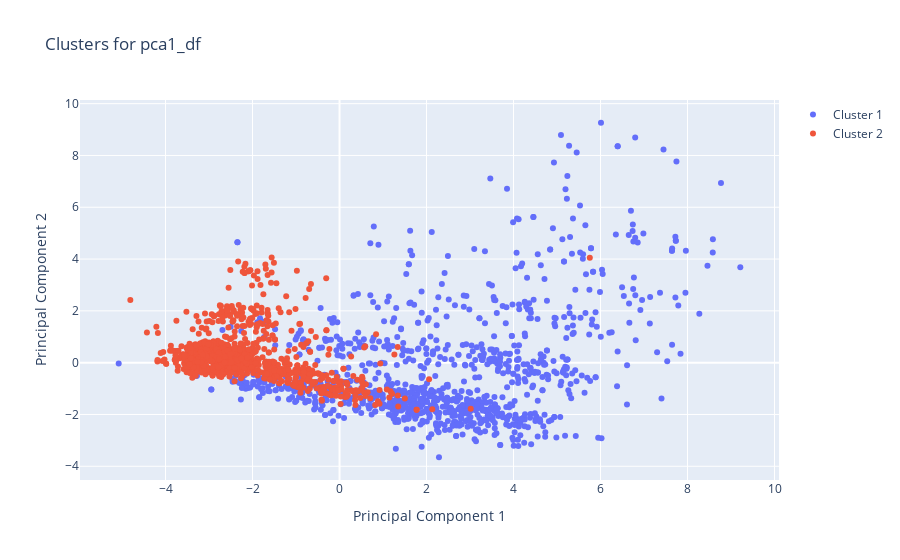
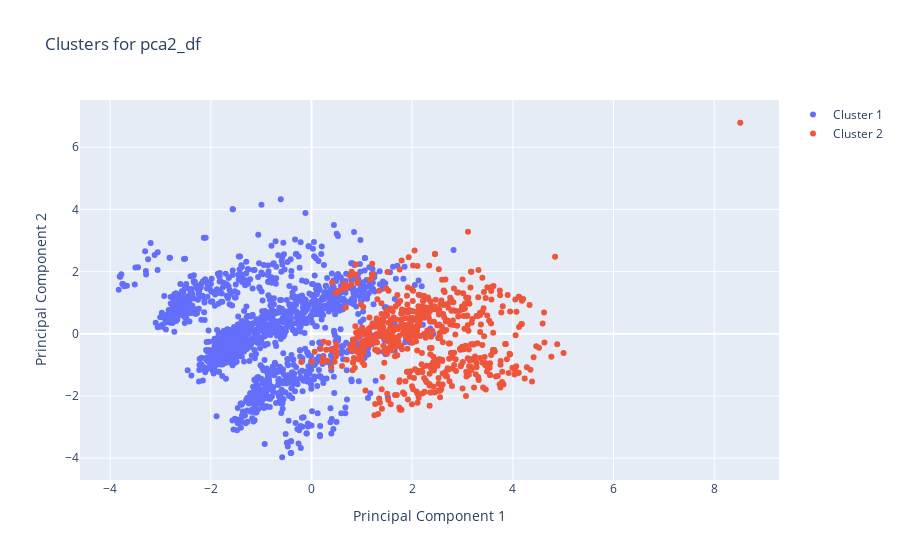

Notebook cell for these charts, in order:
### Code cell
dataframes = {
    'pca1_df': df1,
    'pca2_df': df2,
}

for name, df in dataframes.items():
    model = AgglomerativeClustering(n_clusters=2)
    cluster_labels = model.fit_predict(df)
    silhouette_avg = silhouette_score(df, cluster_labels)
    print(f'for {name} dataframe using number of cluster as 2 the silhouette score is: {silhouette_avg}')

    fig = go.Figure()
    fig.add_trace(go.Scatter(x=df.iloc[cluster_labels == 0, 0], y=df.iloc[cluster_labels == 0, 1], 
                             mode='markers', name='Cluster 1'))
    fig.add_trace(go.Scatter(x=df.iloc[cluster_labels == 1, 0], y=df.iloc[cluster_labels == 1, 1], 
                             mode='markers', name='Cluster 2'))
    # fig.add_trace(go.Scatter(x=df.iloc[cluster_labels == 2, 0], y=df.iloc[cluster_labels == 2, 1], 
    #                          mode='markers', name='Cluster 3'))
    # fig.add_trace(go.Scatter(x=df.iloc[cluster_labels == 3, 0], y=df.iloc[cluster_labels == 3, 1], 
    #                          mode='markers', name='Cluster 3'))
    
    fig.update_layout(title=f'Clusters for {name}', 
                      xaxis=dict(title='Principal Component 1'),
                      yaxis=dict(title='Principal Component 2'))
    fig.show()

### Figure 1 — Plotly figure (JSON) as saved in the notebook; plotly's stock layout.template omitted (floating-point values rounded to 4 significant figures; data arrays with more than 128 entries replaced by an {"elided": "..."} marker saying what was removed)
{"data": [{"mode": "markers", "name": "Cluster 1", "type": "scatter", "x": {"elided": "1079 float values"}, "y": {"elided": "1079 float values"}}, {"mode": "markers", "name": "Cluster 2", "type": "scatter", "x": {"elided": "1137 float values"}, "y": {"elided": "1137 float values"}}], "layout": {"title": {"text": "Clusters for pca1_df"}, "xaxis": {"title": {"text": "Principal Component 1"}}, "yaxis": {"title": {"text": "Principal Component 2"}}}}

### Figure 2 — Plotly figure (JSON) as saved in the notebook; plotly's stock layout.template omitted (floating-point values rounded to 4 significant figures; data arrays with more than 128 entries replaced by an {"elided": "..."} marker saying what was removed)
{"data": [{"mode": "markers", "name": "Cluster 1", "type": "scatter", "x": {"elided": "1582 float values"}, "y": {"elided": "1582 float values"}}, {"mode": "markers", "name": "Cluster 2", "type": "scatter", "x": {"elided": "634 float values"}, "y": {"elided": "634 float values"}}], "layout": {"title": {"text": "Clusters for pca2_df"}, "xaxis": {"title": {"text": "Principal Component 1"}}, "yaxis": {"title": {"text": "Principal Component 2"}}}}
